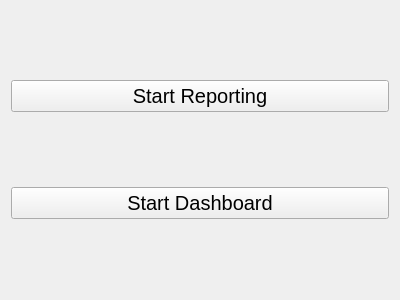
<?xml version="1.0" encoding="UTF-8"?>
<ui version="4.0">
 <class>Reporting</class>
 <widget class="QWidget" name="Reporting">
  <property name="geometry">
   <rect>
    <x>0</x>
    <y>0</y>
    <width>400</width>
    <height>300</height>
   </rect>
  </property>
  <property name="windowTitle">
   <string>Form</string>
  </property>
  <layout class="QHBoxLayout" name="horizontalLayout">
   <item>
    <layout class="QVBoxLayout" name="verticalLayout">
     <item>
      <widget class="QPushButton" name="pushButton_2">
       <property name="font">
        <font>
         <pointsize>15</pointsize>
        </font>
       </property>
       <property name="text">
        <string>Start Reporting</string>
       </property>
      </widget>
     </item>
     <item>
      <widget class="QPushButton" name="pushButton">
       <property name="font">
        <font>
         <pointsize>15</pointsize>
        </font>
       </property>
       <property name="text">
        <string>Start Dashboard</string>
       </property>
      </widget>
     </item>
    </layout>
   </item>
  </layout>
 </widget>
 <resources/>
 <connections/>
</ui>
